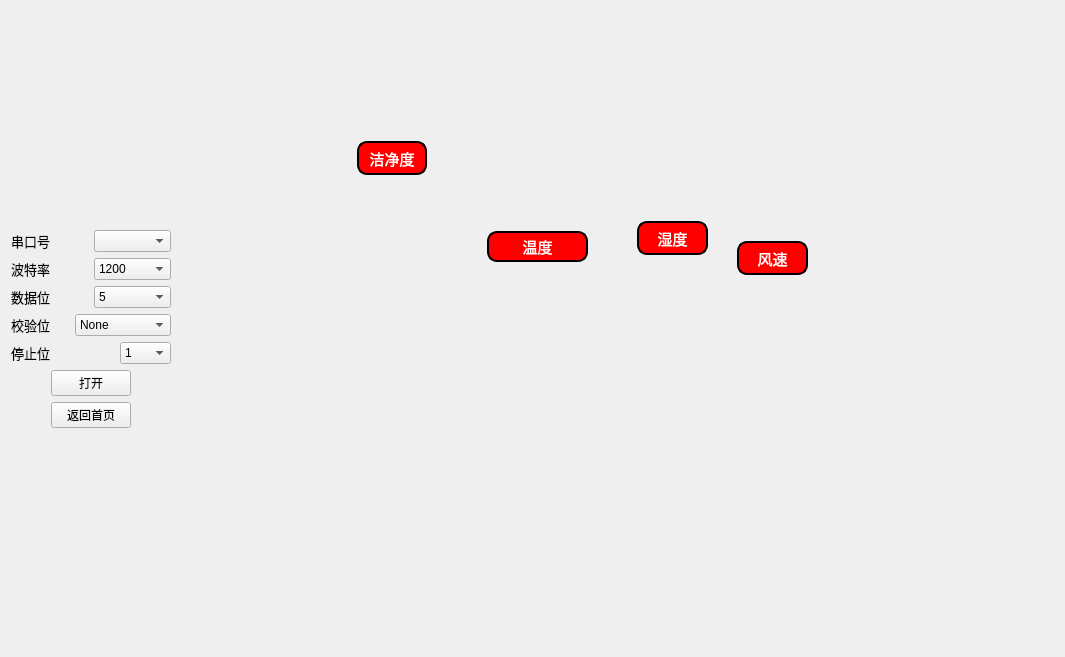
<?xml version="1.0" encoding="UTF-8"?>
<ui version="4.0">
 <class>Form</class>
 <widget class="QWidget" name="Form">
  <property name="geometry">
   <rect>
    <x>0</x>
    <y>0</y>
    <width>1065</width>
    <height>657</height>
   </rect>
  </property>
  <property name="windowTitle">
   <string>Form</string>
  </property>
  <layout class="QGridLayout" name="gridLayout">
   <item row="0" column="0">
    <layout class="QHBoxLayout" name="horizontalLayout_8" stretch="0,4">
     <item>
      <layout class="QVBoxLayout" name="verticalLayout_2">
       <item>
        <spacer name="verticalSpacer">
         <property name="orientation">
          <enum>Qt::Vertical</enum>
         </property>
         <property name="sizeHint" stdset="0">
          <size>
           <width>20</width>
           <height>40</height>
          </size>
         </property>
        </spacer>
       </item>
       <item>
        <layout class="QVBoxLayout" name="verticalLayout">
         <item>
          <layout class="QHBoxLayout" name="horizontalLayout">
           <item>
            <widget class="QLabel" name="label">
             <property name="font">
              <font>
               <family>Alef</family>
               <pointsize>10</pointsize>
              </font>
             </property>
             <property name="text">
              <string>串口号</string>
             </property>
            </widget>
           </item>
           <item>
            <widget class="QComboBox" name="comboBox_port"/>
           </item>
          </layout>
         </item>
         <item>
          <layout class="QHBoxLayout" name="horizontalLayout_2">
           <item>
            <widget class="QLabel" name="label_2">
             <property name="font">
              <font>
               <family>Alef</family>
               <pointsize>10</pointsize>
              </font>
             </property>
             <property name="text">
              <string>波特率</string>
             </property>
            </widget>
           </item>
           <item>
            <widget class="QComboBox" name="comboBox_baudrate">
             <item>
              <property name="text">
               <string>1200</string>
              </property>
             </item>
             <item>
              <property name="text">
               <string>2400</string>
              </property>
             </item>
             <item>
              <property name="text">
               <string>4800</string>
              </property>
             </item>
             <item>
              <property name="text">
               <string>9600</string>
              </property>
             </item>
             <item>
              <property name="text">
               <string>19200</string>
              </property>
             </item>
             <item>
              <property name="text">
               <string>38400</string>
              </property>
             </item>
             <item>
              <property name="text">
               <string>57600</string>
              </property>
             </item>
             <item>
              <property name="text">
               <string>115200</string>
              </property>
             </item>
            </widget>
           </item>
          </layout>
         </item>
         <item>
          <layout class="QHBoxLayout" name="horizontalLayout_3">
           <item>
            <widget class="QLabel" name="label_3">
             <property name="font">
              <font>
               <family>Alef</family>
               <pointsize>10</pointsize>
              </font>
             </property>
             <property name="text">
              <string>数据位</string>
             </property>
            </widget>
           </item>
           <item>
            <widget class="QComboBox" name="comboBox_databits">
             <item>
              <property name="text">
               <string>5</string>
              </property>
             </item>
             <item>
              <property name="text">
               <string>6</string>
              </property>
             </item>
             <item>
              <property name="text">
               <string>7</string>
              </property>
             </item>
             <item>
              <property name="text">
               <string>8</string>
              </property>
             </item>
            </widget>
           </item>
          </layout>
         </item>
         <item>
          <layout class="QHBoxLayout" name="horizontalLayout_5">
           <item>
            <widget class="QLabel" name="label_5">
             <property name="font">
              <font>
               <family>Alef</family>
               <pointsize>10</pointsize>
              </font>
             </property>
             <property name="text">
              <string>校验位</string>
             </property>
            </widget>
           </item>
           <item>
            <widget class="QComboBox" name="comboBox_parity">
             <item>
              <property name="text">
               <string>None</string>
              </property>
             </item>
             <item>
              <property name="text">
               <string>EvenParity</string>
              </property>
             </item>
             <item>
              <property name="text">
               <string>OddParity</string>
              </property>
             </item>
             <item>
              <property name="text">
               <string>SpaceParity</string>
              </property>
             </item>
             <item>
              <property name="text">
               <string>MarkParity</string>
              </property>
             </item>
            </widget>
           </item>
          </layout>
         </item>
         <item>
          <layout class="QHBoxLayout" name="horizontalLayout_4" stretch="2,1">
           <item>
            <widget class="QLabel" name="label_4">
             <property name="font">
              <font>
               <family>Alef</family>
               <pointsize>10</pointsize>
              </font>
             </property>
             <property name="text">
              <string>停止位</string>
             </property>
            </widget>
           </item>
           <item>
            <widget class="QComboBox" name="comboBox_stopbits">
             <property name="sizePolicy">
              <sizepolicy hsizetype="Preferred" vsizetype="Preferred">
               <horstretch>0</horstretch>
               <verstretch>0</verstretch>
              </sizepolicy>
             </property>
             <item>
              <property name="text">
               <string>1</string>
              </property>
             </item>
             <item>
              <property name="text">
               <string>1.5</string>
              </property>
             </item>
             <item>
              <property name="text">
               <string>2</string>
              </property>
             </item>
            </widget>
           </item>
          </layout>
         </item>
         <item>
          <layout class="QHBoxLayout" name="horizontalLayout_7">
           <item>
            <spacer name="horizontalSpacer">
             <property name="orientation">
              <enum>Qt::Horizontal</enum>
             </property>
             <property name="sizeHint" stdset="0">
              <size>
               <width>40</width>
               <height>20</height>
              </size>
             </property>
            </spacer>
           </item>
           <item>
            <widget class="QPushButton" name="btn_serial_open">
             <property name="text">
              <string>打开</string>
             </property>
            </widget>
           </item>
           <item>
            <spacer name="horizontalSpacer_2">
             <property name="orientation">
              <enum>Qt::Horizontal</enum>
             </property>
             <property name="sizeHint" stdset="0">
              <size>
               <width>40</width>
               <height>20</height>
              </size>
             </property>
            </spacer>
           </item>
          </layout>
         </item>
        </layout>
       </item>
       <item>
        <layout class="QHBoxLayout" name="horizontalLayout_9">
         <item>
          <spacer name="horizontalSpacer_3">
           <property name="orientation">
            <enum>Qt::Horizontal</enum>
           </property>
           <property name="sizeHint" stdset="0">
            <size>
             <width>40</width>
             <height>20</height>
            </size>
           </property>
          </spacer>
         </item>
         <item>
          <widget class="QPushButton" name="btn_home">
           <property name="styleSheet">
            <string notr="true">color rgb(255, 0, 0)</string>
           </property>
           <property name="text">
            <string>返回首页</string>
           </property>
          </widget>
         </item>
         <item>
          <spacer name="horizontalSpacer_4">
           <property name="orientation">
            <enum>Qt::Horizontal</enum>
           </property>
           <property name="sizeHint" stdset="0">
            <size>
             <width>40</width>
             <height>20</height>
            </size>
           </property>
          </spacer>
         </item>
        </layout>
       </item>
       <item>
        <spacer name="verticalSpacer_2">
         <property name="orientation">
          <enum>Qt::Vertical</enum>
         </property>
         <property name="sizeHint" stdset="0">
          <size>
           <width>20</width>
           <height>40</height>
          </size>
         </property>
        </spacer>
       </item>
      </layout>
     </item>
     <item>
      <widget class="QStackedWidget" name="stackedWidget">
       <property name="styleSheet">
        <string notr="true">/* background-image: url(:/image/background.png);
background-repeat: no-repeat;   /* 图片不被重复显示 */
/* background-position: center; 
background-attachment: fixed;
background-size: cover;
/* MainWindow{background-image: url(:/image/test.png);} 
/* border-image: url(:/image/test.png);
/* # QWidget{border-image:url(:/image/background.png);} */</string>
       </property>
       <property name="currentIndex">
        <number>0</number>
       </property>
       <widget class="QWidget" name="page">
        <property name="styleSheet">
         <string notr="true">border-image:url(:/image/background.png)3 10 3 10; 
border-top: 3px transparent;
border-top-left-radius :45px;
border-bottom-left-radius :45px;
border-top-right-radius :45px;
border-bottom-right-radius :45px;
</string>
        </property>
        <widget class="QPushButton" name="btn_temp">
         <property name="geometry">
          <rect>
           <x>310</x>
           <y>220</y>
           <width>101</width>
           <height>31</height>
          </rect>
         </property>
         <property name="font">
          <font>
           <family>微软雅黑</family>
           <pointsize>11</pointsize>
          </font>
         </property>
         <property name="styleSheet">
          <string notr="true">#Form * { 
    border-image:url(); 
	background-color: red; color: white; border: 2px solid black; border-radius: 10px
}

/* background-color: rgba(0, 0, 0, 0); /* 透明 */
/* border: none; /* 无边框 */</string>
         </property>
         <property name="text">
          <string>温度</string>
         </property>
        </widget>
        <widget class="QPushButton" name="btn_wind_speed">
         <property name="geometry">
          <rect>
           <x>560</x>
           <y>230</y>
           <width>71</width>
           <height>34</height>
          </rect>
         </property>
         <property name="font">
          <font>
           <family>微软雅黑</family>
           <pointsize>11</pointsize>
          </font>
         </property>
         <property name="styleSheet">
          <string notr="true">#Form * { 
    border-image:url(); 
	background-color: red; color: white; border: 2px solid black; border-radius: 10px
}

/* background-color: rgba(0, 0, 0, 0); /* 透明 */
/* border: none; /* 无边框 */</string>
         </property>
         <property name="text">
          <string>风速</string>
         </property>
        </widget>
        <widget class="QPushButton" name="btn_humidity">
         <property name="geometry">
          <rect>
           <x>460</x>
           <y>210</y>
           <width>71</width>
           <height>34</height>
          </rect>
         </property>
         <property name="font">
          <font>
           <family>微软雅黑</family>
           <pointsize>11</pointsize>
          </font>
         </property>
         <property name="styleSheet">
          <string notr="true">#Form * { 
    border-image:url(); 
	background-color: red; color: white; border: 2px solid black; border-radius: 10px
}

/* background-color: rgba(0, 0, 0, 0); /* 透明 */
/* border: none; /* 无边框 */</string>
         </property>
         <property name="text">
          <string>湿度</string>
         </property>
        </widget>
        <widget class="QPushButton" name="btn_cleanliness">
         <property name="geometry">
          <rect>
           <x>180</x>
           <y>130</y>
           <width>70</width>
           <height>34</height>
          </rect>
         </property>
         <property name="font">
          <font>
           <family>微软雅黑</family>
           <pointsize>11</pointsize>
          </font>
         </property>
         <property name="styleSheet">
          <string notr="true">#Form * { 
    border-image:url(); 
	background-color: red; color: white; border: 2px solid black; border-radius: 10px
}

/* background-color: rgba(0, 0, 0, 0); /* 透明 */
/* border: none; /* 无边框 */</string>
         </property>
         <property name="text">
          <string>洁净度</string>
         </property>
        </widget>
       </widget>
       <widget class="QWidget" name="page_temp">
        <layout class="QGridLayout" name="gridLayout_2">
         <item row="0" column="0">
          <widget class="QFrame" name="frame">
           <property name="styleSheet">
            <string notr="true">/* border-image:url(:/image/test.png)3 10 3 10; border-top: 3px transparent;
border-top-left-radius :45px;
border-bottom-left-radius :45px;
border-top-right-radius :45px;
border-bottom-right-radius :45px;</string>
           </property>
           <property name="frameShape">
            <enum>QFrame::StyledPanel</enum>
           </property>
           <property name="frameShadow">
            <enum>QFrame::Raised</enum>
           </property>
           <layout class="QGridLayout" name="gridLayout_4">
            <item row="0" column="0">
             <layout class="QVBoxLayout" name="verticalLayout_19" stretch="9,1">
              <item>
               <layout class="QVBoxLayout" name="verticalLayout_5" stretch="0,9">
                <item>
                 <layout class="QHBoxLayout" name="horizontalLayout_13">
                  <item>
                   <spacer name="horizontalSpacer_9">
                    <property name="orientation">
                     <enum>Qt::Horizontal</enum>
                    </property>
                    <property name="sizeHint" stdset="0">
                     <size>
                      <width>40</width>
                      <height>20</height>
                     </size>
                    </property>
                   </spacer>
                  </item>
                  <item>
                   <widget class="QLabel" name="label_temp">
                    <property name="text">
                     <string>温度曲线变化图</string>
                    </property>
                   </widget>
                  </item>
                  <item>
                   <spacer name="horizontalSpacer_10">
                    <property name="orientation">
                     <enum>Qt::Horizontal</enum>
                    </property>
                    <property name="sizeHint" stdset="0">
                     <size>
                      <width>40</width>
                      <height>20</height>
                     </size>
                    </property>
                   </spacer>
                  </item>
                 </layout>
                </item>
                <item>
                 <layout class="QVBoxLayout" name="verticalLayout_6">
                  <item>
                   <layout class="QVBoxLayout" name="graph_layout_temp_src"/>
                  </item>
                  <item>
                   <layout class="QVBoxLayout" name="graph_layout_temp_dst"/>
                  </item>
                 </layout>
                </item>
               </layout>
              </item>
              <item>
               <layout class="QHBoxLayout" name="horizontalLayout_15">
                <item>
                 <spacer name="horizontalSpacer_11">
                  <property name="orientation">
                   <enum>Qt::Horizontal</enum>
                  </property>
                  <property name="sizeHint" stdset="0">
                   <size>
                    <width>40</width>
                    <height>20</height>
                   </size>
                  </property>
                 </spacer>
                </item>
                <item>
                 <layout class="QHBoxLayout" name="horizontalLayout_14">
                  <item>
                   <widget class="QPushButton" name="btn_temp_ols">
                    <property name="sizePolicy">
                     <sizepolicy hsizetype="Minimum" vsizetype="Fixed">
                      <horstretch>0</horstretch>
                      <verstretch>0</verstretch>
                     </sizepolicy>
                    </property>
                    <property name="minimumSize">
                     <size>
                      <width>80</width>
                      <height>0</height>
                     </size>
                    </property>
                    <property name="styleSheet">
                     <string notr="true">/* #Form * { 
    border-image:url(); 
	background-color: red; color: white; border: 2px solid black; border-radius: 10px
}</string>
                    </property>
                    <property name="text">
                     <string>最小二乘法</string>
                    </property>
                    <property name="checkable">
                     <bool>true</bool>
                    </property>
                    <property name="checked">
                     <bool>true</bool>
                    </property>
                   </widget>
                  </item>
                  <item>
                   <widget class="QPushButton" name="btn_temp_ms">
                    <property name="minimumSize">
                     <size>
                      <width>80</width>
                      <height>0</height>
                     </size>
                    </property>
                    <property name="styleSheet">
                     <string notr="true">/* #Form * { 
    border-image:url(); 
	background-color: red; color: white; border: 2px solid black; border-radius: 10px
}</string>
                    </property>
                    <property name="text">
                     <string>方差</string>
                    </property>
                    <property name="checkable">
                     <bool>true</bool>
                    </property>
                    <property name="checked">
                     <bool>true</bool>
                    </property>
                   </widget>
                  </item>
                  <item>
                   <widget class="QPushButton" name="pushButton_5">
                    <property name="styleSheet">
                     <string notr="true">/* #Form * { 
    border-image:url(); 
	background-color: red; color: white; border: 2px solid black; border-radius: 10px
}</string>
                    </property>
                    <property name="text">
                     <string>...</string>
                    </property>
                   </widget>
                  </item>
                  <item>
                   <widget class="QPushButton" name="pushButton_6">
                    <property name="styleSheet">
                     <string notr="true">/* #Form * { 
    border-image:url(); 
	background-color: red; color: white; border: 2px solid black; border-radius: 10px
}</string>
                    </property>
                    <property name="text">
                     <string>其他</string>
                    </property>
                   </widget>
                  </item>
                 </layout>
                </item>
                <item>
                 <spacer name="horizontalSpacer_12">
                  <property name="orientation">
                   <enum>Qt::Horizontal</enum>
                  </property>
                  <property name="sizeHint" stdset="0">
                   <size>
                    <width>40</width>
                    <height>20</height>
                   </size>
                  </property>
                 </spacer>
                </item>
               </layout>
              </item>
             </layout>
            </item>
           </layout>
          </widget>
         </item>
        </layout>
       </widget>
       <widget class="QWidget" name="page_humidity">
        <layout class="QGridLayout" name="gridLayout_5">
         <item row="0" column="0">
          <layout class="QVBoxLayout" name="verticalLayout_9">
           <item>
            <layout class="QVBoxLayout" name="verticalLayout_8" stretch="0,9,0">
             <item>
              <layout class="QHBoxLayout" name="horizontalLayout_16">
               <item>
                <spacer name="horizontalSpacer_13">
                 <property name="orientation">
                  <enum>Qt::Horizontal</enum>
                 </property>
                 <property name="sizeHint" stdset="0">
                  <size>
                   <width>40</width>
                   <height>20</height>
                  </size>
                 </property>
                </spacer>
               </item>
               <item>
                <widget class="QLabel" name="label_temp_2">
                 <property name="text">
                  <string>湿度曲线变化图</string>
                 </property>
                </widget>
               </item>
               <item>
                <spacer name="horizontalSpacer_14">
                 <property name="orientation">
                  <enum>Qt::Horizontal</enum>
                 </property>
                 <property name="sizeHint" stdset="0">
                  <size>
                   <width>40</width>
                   <height>20</height>
                  </size>
                 </property>
                </spacer>
               </item>
              </layout>
             </item>
             <item>
              <layout class="QVBoxLayout" name="verticalLayout_7">
               <item>
                <layout class="QVBoxLayout" name="graph_layout_humidity_src"/>
               </item>
               <item>
                <layout class="QVBoxLayout" name="graph_layout_humidity_dst"/>
               </item>
              </layout>
             </item>
             <item>
              <layout class="QHBoxLayout" name="horizontalLayout_19"/>
             </item>
            </layout>
           </item>
           <item>
            <layout class="QHBoxLayout" name="horizontalLayout_20">
             <item>
              <spacer name="horizontalSpacer_19">
               <property name="orientation">
                <enum>Qt::Horizontal</enum>
               </property>
               <property name="sizeHint" stdset="0">
                <size>
                 <width>40</width>
                 <height>20</height>
                </size>
               </property>
              </spacer>
             </item>
             <item>
              <layout class="QHBoxLayout" name="horizontalLayout_21">
               <item>
                <widget class="QPushButton" name="btn_humidity_ols">
                 <property name="styleSheet">
                  <string notr="true">/* #Form * { 
    border-image:url(); 
	background-color: red; color: white; border: 2px solid black; border-radius: 10px
}</string>
                 </property>
                 <property name="text">
                  <string>最小二乘法</string>
                 </property>
                 <property name="checkable">
                  <bool>true</bool>
                 </property>
                 <property name="checked">
                  <bool>true</bool>
                 </property>
                </widget>
               </item>
               <item>
                <widget class="QPushButton" name="btn_humidity_ms">
                 <property name="styleSheet">
                  <string notr="true">/* #Form * { 
    border-image:url(); 
	background-color: red; color: white; border: 2px solid black; border-radius: 10px
}</string>
                 </property>
                 <property name="text">
                  <string>方差</string>
                 </property>
                 <property name="checkable">
                  <bool>true</bool>
                 </property>
                 <property name="checked">
                  <bool>true</bool>
                 </property>
                </widget>
               </item>
               <item>
                <widget class="QPushButton" name="pushButton_9">
                 <property name="styleSheet">
                  <string notr="true">/* #Form * { 
    border-image:url(); 
	background-color: red; color: white; border: 2px solid black; border-radius: 10px
}</string>
                 </property>
                 <property name="text">
                  <string>...</string>
                 </property>
                </widget>
               </item>
               <item>
                <widget class="QPushButton" name="pushButton_10">
                 <property name="styleSheet">
                  <string notr="true">/* #Form * { 
    border-image:url(); 
	background-color: red; color: white; border: 2px solid black; border-radius: 10px
}</string>
                 </property>
                 <property name="text">
                  <string>其他</string>
                 </property>
                </widget>
               </item>
              </layout>
             </item>
             <item>
              <spacer name="horizontalSpacer_20">
               <property name="orientation">
                <enum>Qt::Horizontal</enum>
               </property>
               <property name="sizeHint" stdset="0">
                <size>
                 <width>40</width>
                 <height>20</height>
                </size>
               </property>
              </spacer>
             </item>
            </layout>
           </item>
          </layout>
         </item>
        </layout>
       </widget>
       <widget class="QWidget" name="page_wind_speed">
        <layout class="QGridLayout" name="gridLayout_6">
         <item row="0" column="0">
          <layout class="QVBoxLayout" name="verticalLayout_11" stretch="0,9,0">
           <item>
            <layout class="QHBoxLayout" name="horizontalLayout_22">
             <item>
              <spacer name="horizontalSpacer_21">
               <property name="orientation">
                <enum>Qt::Horizontal</enum>
               </property>
               <property name="sizeHint" stdset="0">
                <size>
                 <width>40</width>
                 <height>20</height>
                </size>
               </property>
              </spacer>
             </item>
             <item>
              <widget class="QLabel" name="label_temp_3">
               <property name="text">
                <string>风速曲线变化图</string>
               </property>
              </widget>
             </item>
             <item>
              <spacer name="horizontalSpacer_22">
               <property name="orientation">
                <enum>Qt::Horizontal</enum>
               </property>
               <property name="sizeHint" stdset="0">
                <size>
                 <width>40</width>
                 <height>20</height>
                </size>
               </property>
              </spacer>
             </item>
            </layout>
           </item>
           <item>
            <layout class="QVBoxLayout" name="verticalLayout_10">
             <item>
              <layout class="QHBoxLayout" name="graph_layout_wind_dst"/>
             </item>
             <item>
              <layout class="QHBoxLayout" name="graph_layout_wind_src"/>
             </item>
            </layout>
           </item>
           <item>
            <layout class="QHBoxLayout" name="horizontalLayout_26">
             <item>
              <spacer name="horizontalSpacer_27">
               <property name="orientation">
                <enum>Qt::Horizontal</enum>
               </property>
               <property name="sizeHint" stdset="0">
                <size>
                 <width>40</width>
                 <height>20</height>
                </size>
               </property>
              </spacer>
             </item>
             <item>
              <layout class="QHBoxLayout" name="horizontalLayout_27">
               <item>
                <widget class="QPushButton" name="btn_wind_ols">
                 <property name="styleSheet">
                  <string notr="true">/* #Form * { 
    border-image:url(); 
	background-color: red; color: white; border: 2px solid black; border-radius: 10px
}</string>
                 </property>
                 <property name="text">
                  <string>最小二乘法</string>
                 </property>
                 <property name="checkable">
                  <bool>true</bool>
                 </property>
                 <property name="checked">
                  <bool>true</bool>
                 </property>
                </widget>
               </item>
               <item>
                <widget class="QPushButton" name="btn_wind_ms">
                 <property name="styleSheet">
                  <string notr="true">/* #Form * { 
    border-image:url(); 
	background-color: red; color: white; border: 2px solid black; border-radius: 10px
}</string>
                 </property>
                 <property name="text">
                  <string>方差</string>
                 </property>
                 <property name="checkable">
                  <bool>true</bool>
                 </property>
                 <property name="checked">
                  <bool>true</bool>
                 </property>
                </widget>
               </item>
               <item>
                <widget class="QPushButton" name="pushButton_13">
                 <property name="styleSheet">
                  <string notr="true">/* #Form * { 
    border-image:url(); 
	background-color: red; color: white; border: 2px solid black; border-radius: 10px
}</string>
                 </property>
                 <property name="text">
                  <string>...</string>
                 </property>
                </widget>
               </item>
               <item>
                <widget class="QPushButton" name="pushButton_14">
                 <property name="styleSheet">
                  <string notr="true">/* #Form * { 
    border-image:url(); 
	background-color: red; color: white; border: 2px solid black; border-radius: 10px
}</string>
                 </property>
                 <property name="text">
                  <string>其他</string>
                 </property>
                </widget>
               </item>
              </layout>
             </item>
             <item>
              <spacer name="horizontalSpacer_28">
               <property name="orientation">
                <enum>Qt::Horizontal</enum>
               </property>
               <property name="sizeHint" stdset="0">
                <size>
                 <width>40</width>
                 <height>20</height>
                </size>
               </property>
              </spacer>
             </item>
            </layout>
           </item>
          </layout>
         </item>
        </layout>
       </widget>
       <widget class="QWidget" name="page_cleanliness">
        <layout class="QGridLayout" name="gridLayout_3">
         <item row="0" column="0">
          <layout class="QVBoxLayout" name="verticalLayout_13" stretch="0,9,0">
           <item>
            <layout class="QHBoxLayout" name="horizontalLayout_28">
             <item>
              <spacer name="horizontalSpacer_29">
               <property name="orientation">
                <enum>Qt::Horizontal</enum>
               </property>
               <property name="sizeHint" stdset="0">
                <size>
                 <width>40</width>
                 <height>20</height>
                </size>
               </property>
              </spacer>
             </item>
             <item>
              <widget class="QLabel" name="label_temp_4">
               <property name="text">
                <string>洁净度曲线变化图</string>
               </property>
              </widget>
             </item>
             <item>
              <spacer name="horizontalSpacer_30">
               <property name="orientation">
                <enum>Qt::Horizontal</enum>
               </property>
               <property name="sizeHint" stdset="0">
                <size>
                 <width>40</width>
                 <height>20</height>
                </size>
               </property>
              </spacer>
             </item>
            </layout>
           </item>
           <item>
            <layout class="QVBoxLayout" name="verticalLayout_12">
             <item>
              <layout class="QVBoxLayout" name="graph_layout_cleanliness_src"/>
             </item>
             <item>
              <layout class="QVBoxLayout" name="graph_layout_cleanliness_dst"/>
             </item>
            </layout>
           </item>
           <item>
            <layout class="QHBoxLayout" name="horizontalLayout_32">
             <item>
              <spacer name="horizontalSpacer_35">
               <property name="orientation">
                <enum>Qt::Horizontal</enum>
               </property>
               <property name="sizeHint" stdset="0">
                <size>
                 <width>40</width>
                 <height>20</height>
                </size>
               </property>
              </spacer>
             </item>
             <item>
              <layout class="QHBoxLayout" name="horizontalLayout_33">
               <item>
                <widget class="QPushButton" name="btn_cleanliness_ols">
                 <property name="styleSheet">
                  <string notr="true">/* #Form * { 
    border-image:url(); 
	background-color: red; color: white; border: 2px solid black; border-radius: 10px
}</string>
                 </property>
                 <property name="text">
                  <string>最小二乘法</string>
                 </property>
                 <property name="checkable">
                  <bool>true</bool>
                 </property>
                 <property name="checked">
                  <bool>true</bool>
                 </property>
                </widget>
               </item>
               <item>
                <widget class="QPushButton" name="btn_cleanliness_ms">
                 <property name="styleSheet">
                  <string notr="true">/* #Form * { 
    border-image:url(); 
	background-color: red; color: white; border: 2px solid black; border-radius: 10px
}</string>
                 </property>
                 <property name="text">
                  <string>方差</string>
                 </property>
                 <property name="checkable">
                  <bool>true</bool>
                 </property>
                 <property name="checked">
                  <bool>true</bool>
                 </property>
                </widget>
               </item>
               <item>
                <widget class="QPushButton" name="pushButton_17">
                 <property name="styleSheet">
                  <string notr="true">/* #Form * { 
    border-image:url(); 
	background-color: red; color: white; border: 2px solid black; border-radius: 10px
}</string>
                 </property>
                 <property name="text">
                  <string>...</string>
                 </property>
                </widget>
               </item>
               <item>
                <widget class="QPushButton" name="pushButton_18">
                 <property name="styleSheet">
                  <string notr="true">/* #Form * { 
    border-image:url(); 
	background-color: red; color: white; border: 2px solid black; border-radius: 10px
}</string>
                 </property>
                 <property name="text">
                  <string>其他</string>
                 </property>
                </widget>
               </item>
              </layout>
             </item>
             <item>
              <spacer name="horizontalSpacer_36">
               <property name="orientation">
                <enum>Qt::Horizontal</enum>
               </property>
               <property name="sizeHint" stdset="0">
                <size>
                 <width>40</width>
                 <height>20</height>
                </size>
               </property>
              </spacer>
             </item>
            </layout>
           </item>
          </layout>
         </item>
        </layout>
       </widget>
      </widget>
     </item>
    </layout>
   </item>
  </layout>
 </widget>
 <resources>
  <include location="mdata.qrc"/>
 </resources>
 <connections/>
</ui>
